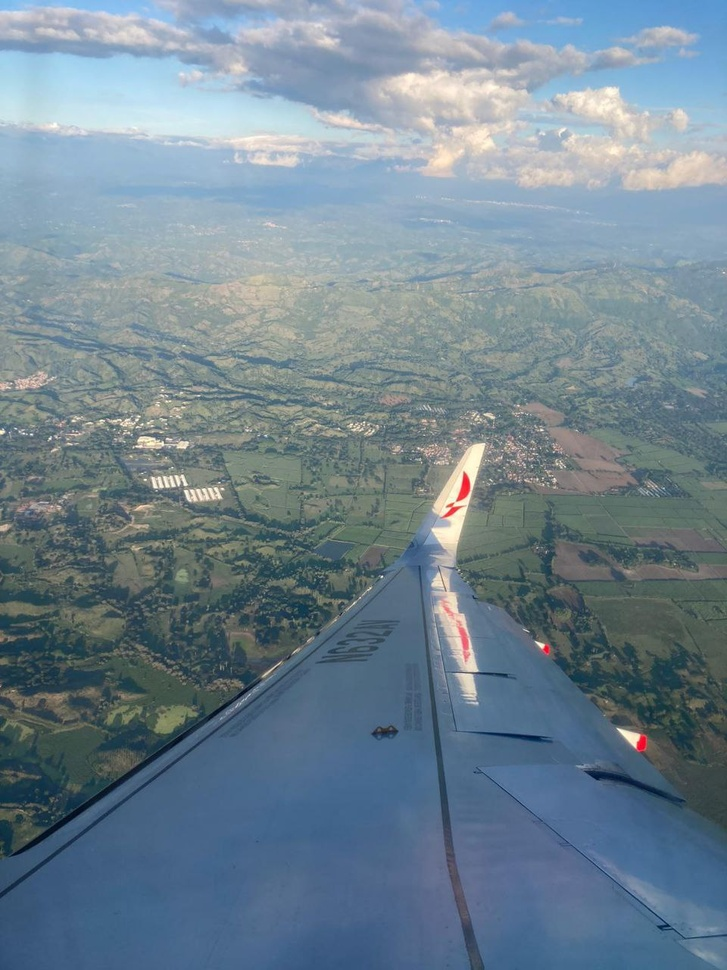
#> input picture src/images/flight.jpg, 727 x 970 px, shrunk from 960 x 1280 before the run
$ python -i dehazer.py   (imports and definitions only)
#> lines starting #> are read from the running program, lines starting #| are printed output that depends on the picture
import cv2
import numpy as np

# Load the image and convert to the right format
def load_image(path):
    # Read the image
    image = cv2.imread(path)

    # Convert from BGR to RGB (since default is BGR)
    image = cv2.cvtColor(image, cv2.COLOR_BGR2RGB)

    # Normalize the image to [0,1] range
    image = image / 255.0
    return image

# 1. Estimate the dark channel of the image
def get_dark_channel(image, patch_size=15):
    # Find the minimum pixel value across all channels (R,G,B) for each pixel
    min_channel = np.min(image, axis=2)

    # Create a square structuring element for the erosion operation
    kernel = cv2.getStructuringElement(cv2.MORPH_RECT, (patch_size, patch_size))

    # Erode the minimum channel to get the dark channel
    dark_channel = cv2.erode(min_channel, kernel)
    return dark_channel

# 2. Estimate the atmospheric light in the image
def get_atmospheric_light(image, dark_channel, top_percent=0.0001):
    # Flatten the dark channel to a 1D array for further operations
    flat_dark = dark_channel.ravel()

    # Calculate the number of pixels corresponding to the top percentage
    num_pixels = flat_dark.size
    num_brightest = int(num_pixels * top_percent)

    # Get the indices of the brightest pixels in the dark channel
    indices = np.argpartition(flat_dark, -num_brightest)[-num_brightest:]

    # Convert the obtained indices back to 2D indices in the original image
    brightest_pixels = np.unravel_index(indices, dark_channel.shape)

    # Calculate the mean color of the brightest pixels to estimate the atmospheric light
    atmospheric_light = np.mean(image[brightest_pixels], axis=0)
    return atmospheric_light

# 3. Estimate the transmission map and refine it
def refine_transmission(image, transmission, radius=60, epsilon=1e-3):
    # Convert the image to an 8-bit format for processing
    image = (image * 255).astype(np.uint8)

    # Convert the image to grayscale (used as guidance image)
    gray = cv2.cvtColor(image, cv2.COLOR_RGB2GRAY)

    # Apply guided filtering to refine the transmission map
    refined_transmission = cv2.ximgproc.guidedFilter(
        guide=gray.astype(np.float32),
        src=transmission.astype(np.float32),
        radius=radius,
        eps=epsilon
    )
    return refined_transmission

def get_transmission_map(image, atmospheric_light, patch_size=15, omega=0.95):
    # Normalize the image by dividing each pixel by the atmospheric light
    norm_image = image / atmospheric_light

    # Calculate the dark channel of the normalized image
    dark_channel = get_dark_channel(norm_image, patch_size)

    # Estimate the transmission using the dark channel and omega parameter
    transmission = 1 - omega * dark_channel

    # Ensure that the transmission is between 0.1 and 1 (to avoid dark skies)
    transmission = np.clip(transmission, 0.1, 1)

    # Refine the transmission map using guided filtering
    refined_transmission = refine_transmission(image, transmission)
    return refined_transmission

# 4. Recover the haze-free image
def recover_image(image, transmission, atmospheric_light, t0=0.1):
    # Ensure transmission values are not too low (avoid division by zero)
    transmission = np.maximum(transmission, t0)

    # Recover the haze-free image using the proper formula (obtained from the refrence paper)
    J = (image - atmospheric_light) / transmission[..., np.newaxis] + atmospheric_light

    # Clip the values to ensure the result is within [0, 1]
    J = np.clip(J, 0, 1)

    return J

# Full dehazing pipeline
def dehaze_image(image_path):
    image = load_image(image_path)
#> in load_image, image is the input picture: shape (970, 727, 3); mean B, G, R 145.1, 132, 112.7

    dark_channel = get_dark_channel(image)
#> in get_dark_channel, `dark_channel = cv2.erode(min_channel, kernel)`:
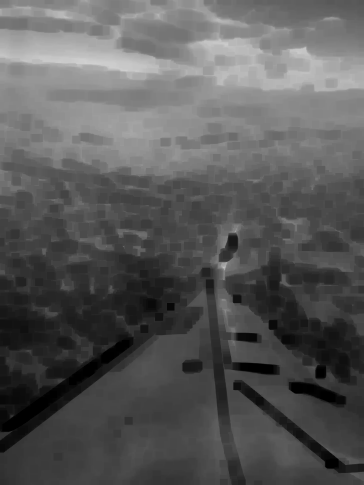
#> dark_channel: shape (970, 727) float64 (shown at 1/2 size); min 0, max 0.82, mean 0.347
    atmospheric_light = get_atmospheric_light(image, dark_channel)
#> in get_atmospheric_light, `indices = np.argpartition(flat_dark, -num_brightest)[-num_brightest:]`: indices = 70 values, max 102760 at index 11, min 88137 at index 30, mean 91950.6
#> in get_atmospheric_light, `brightest_pixels = np.unravel_index(indices, dark_channel.shape)`: brightest_pixels = 70 positions, rows 121 to 141, columns 169 to 253
#> in get_atmospheric_light, `atmospheric_light = np.mean(image[brightest_pixels], axis=0)`: atmospheric_light = [0.834, 0.924, 0.94]
#> atmospheric_light = [0.834, 0.924, 0.94]
    transmission = get_transmission_map(image, atmospheric_light)
#> call 2 of get_dark_channel, with patch_size = 15
#> in get_dark_channel (call 2), `dark_channel = cv2.erode(min_channel, kernel)`:
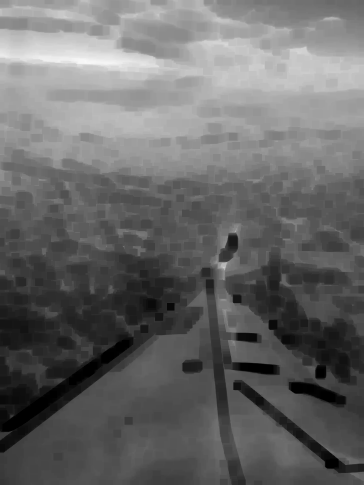
#> dark_channel: shape (970, 727) float64 (shown at 1/2 size); min 0, max 0.981, mean 0.409
#> in refine_transmission, `gray = cv2.cvtColor(image, cv2.COLOR_RGB2GRAY)`:
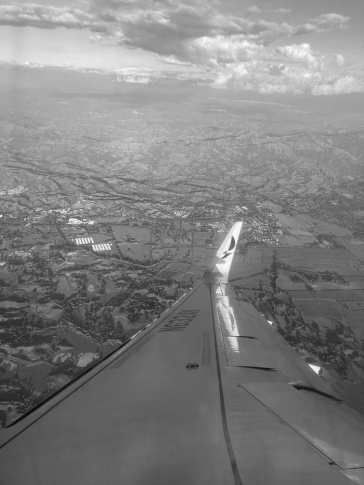
#> gray: shape (970, 727) (shown at 1/2 size); min 8, max 253, mean 127.7
#> in refine_transmission, `refined_transmission = cv2.ximgproc.guidedFilter( guide=gray.astype(np..`:
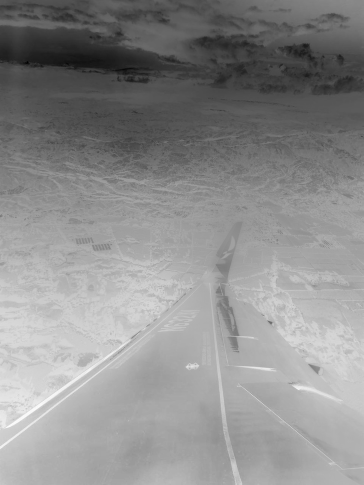
#> refined_transmission: shape (970, 727) float32 (shown at 1/2 size); min 0.0697, max 1.05, mean 0.611; drawn with min black and max white
    dehazed_image = recover_image(image, transmission, atmospheric_light)
#> in recover_image, `J = (image - atmospheric_light) / transmission[..., np.newaxis] + atmo..`:
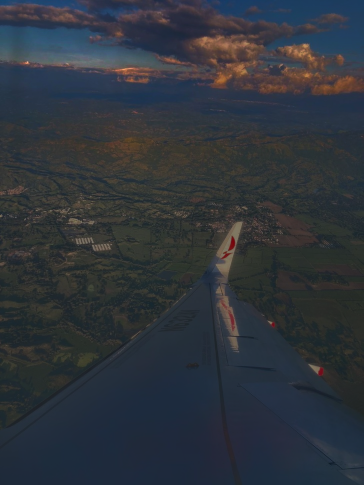
#> J: shape (970, 727, 3) float64 (shown at 1/2 size); mean R, G, B 0.226, 0.286, 0.365; drawn with min black and max white
#> in recover_image, `J = np.clip(J, 0, 1)`:
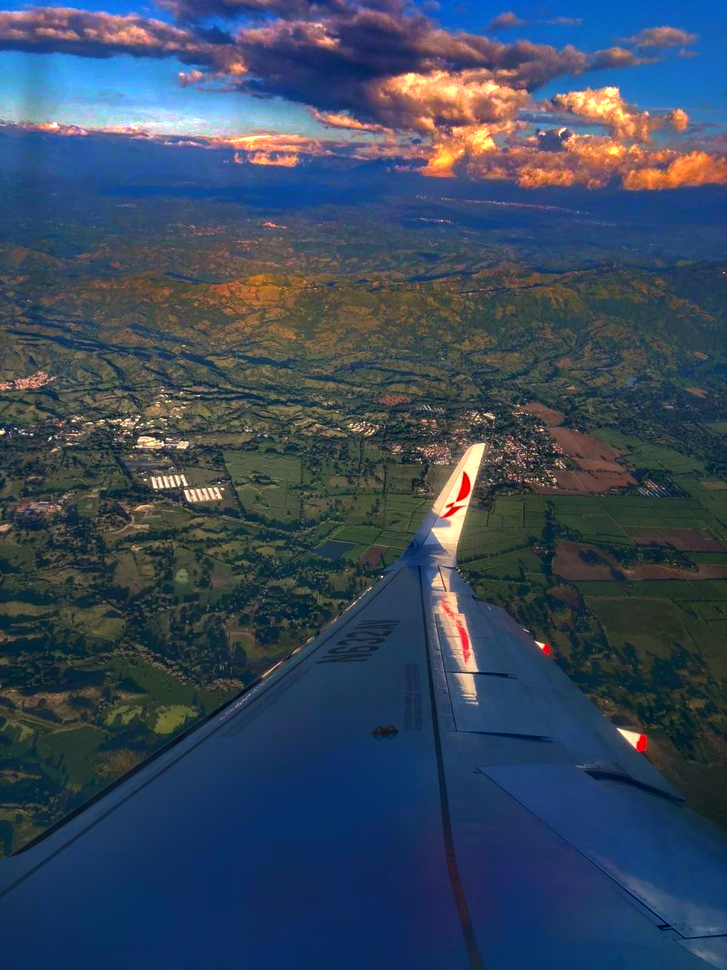
#> J: shape (970, 727, 3) float64; mean R, G, B 0.224, 0.286, 0.365
    return (image, dark_channel, transmission, dehazed_image)

>>> result = dehaze_image('images/flight.jpg')

$ run again, on src/images/forest.jpg
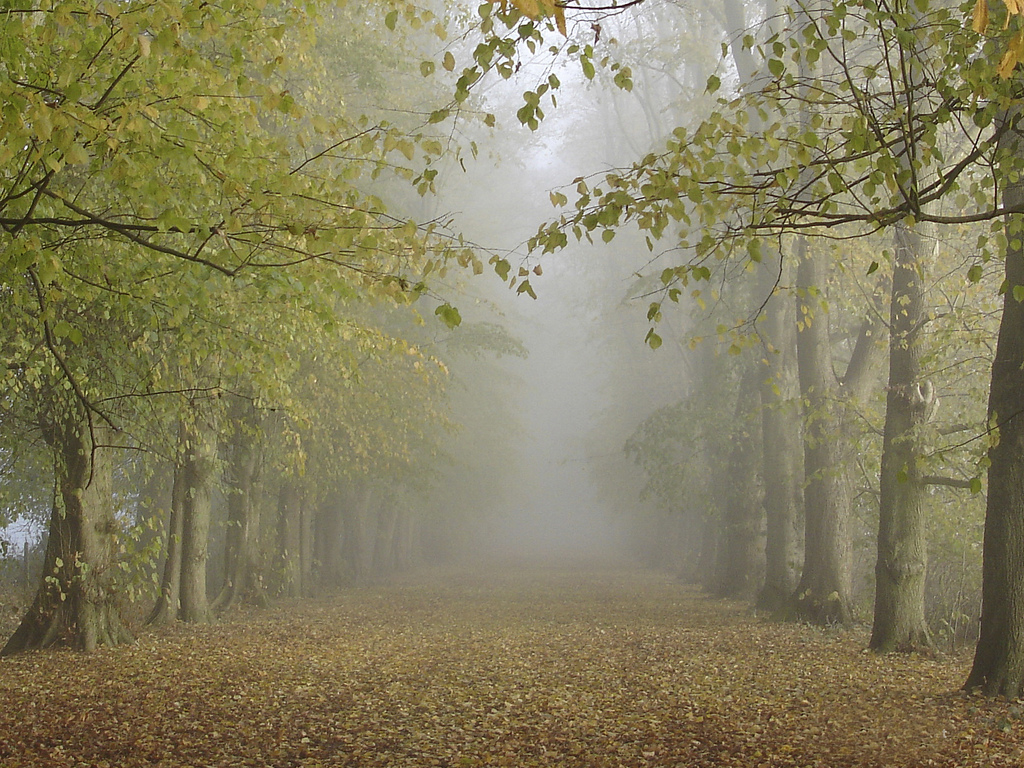
#> input picture src/images/forest.jpg, 1024 x 768 px
#> in load_image, image is the input picture: shape (768, 1024, 3); mean B, G, R 94.7, 127.1, 133.5
#> in get_dark_channel, `dark_channel = cv2.erode(min_channel, kernel)`:
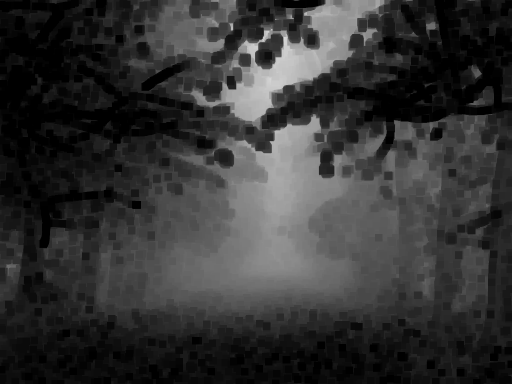
#> dark_channel: shape (768, 1024) float64 (shown at 1/2 size); min 0, max 0.847, mean 0.202
#> indices = 78 values, max 167453 at index 9, min 76343 at index 62, mean 108027.4
#> brightest_pixels = 78 positions, rows 74 to 163, columns 539 to 572
#> in get_atmospheric_light, `atmospheric_light = np.mean(image[brightest_pixels], axis=0)`: atmospheric_light = [0.903, 0.913, 0.947]
#> in recover_image, `J = np.clip(J, 0, 1)`:
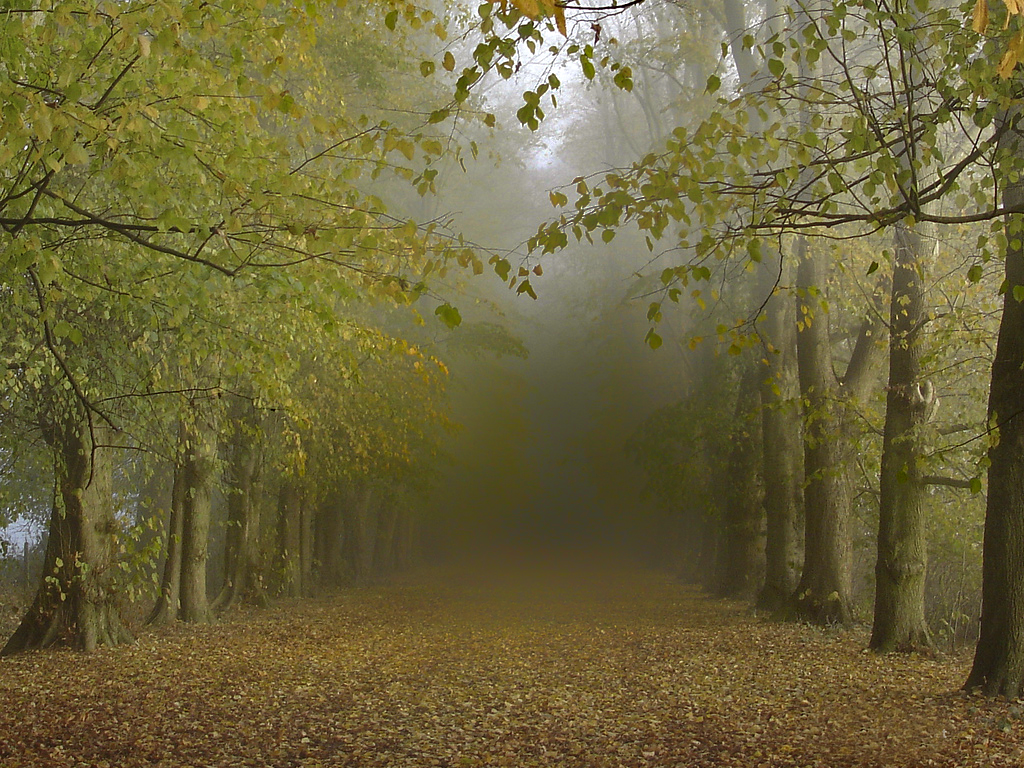
#> J: shape (768, 1024, 3) float64; mean R, G, B 0.43, 0.397, 0.235

$ run again, on src/images/horizon.jpg
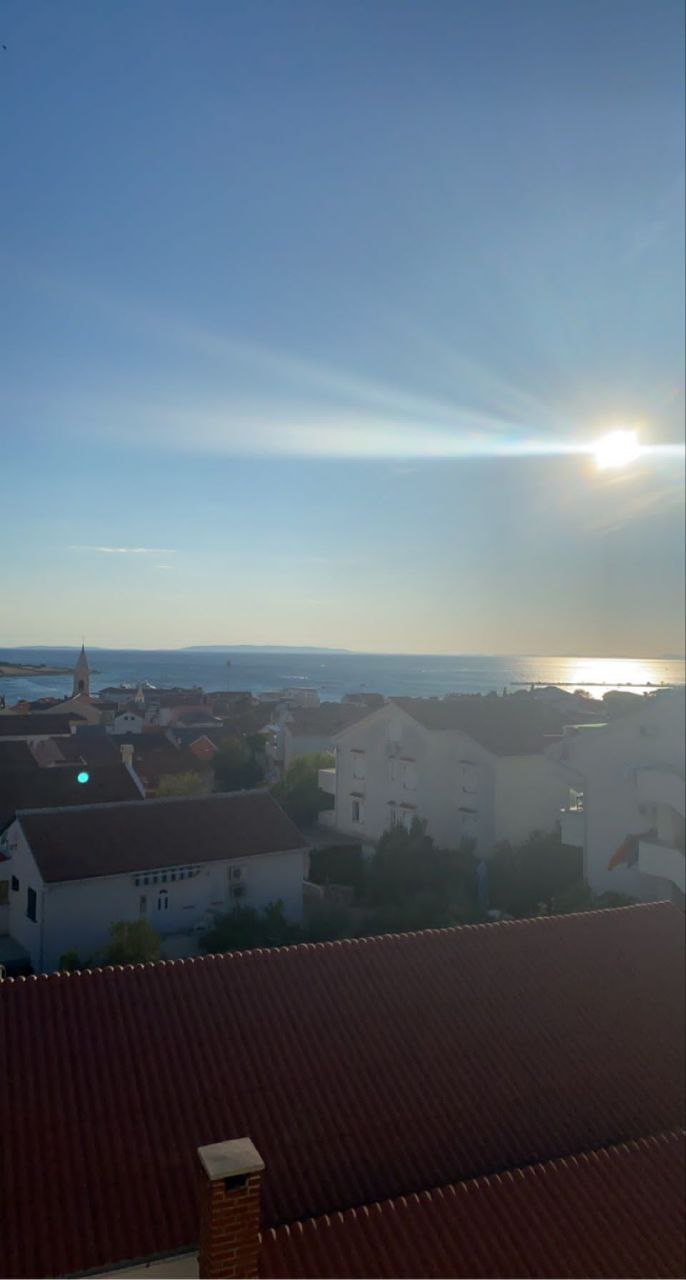
#> input picture src/images/horizon.jpg, 686 x 1280 px
#> in load_image, image is the input picture: shape (1280, 686, 3); mean B, G, R 117.4, 104.9, 93.3
#> in get_dark_channel, `dark_channel = cv2.erode(min_channel, kernel)`:
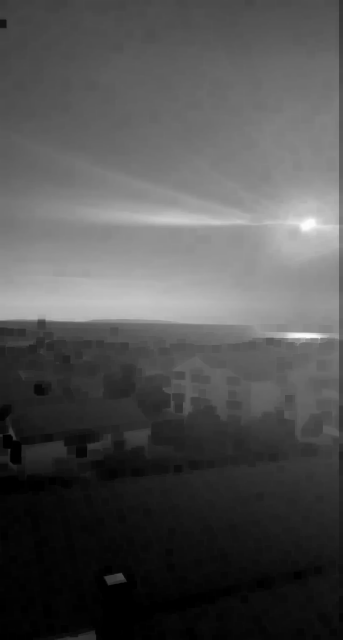
#> dark_channel: shape (1280, 686) float64 (shown at 1/2 size); min 0, max 1, mean 0.318
#> indices = 87 values, max 461599 at index 5, min 303827 at index 66, mean 314130.9
#> brightest_pixels = 87 positions, rows 442 to 672, columns 604 to 626
#> in get_atmospheric_light, `atmospheric_light = np.mean(image[brightest_pixels], axis=0)`: atmospheric_light = [1, 1, 0.999]
#> in recover_image, `J = np.clip(J, 0, 1)`:
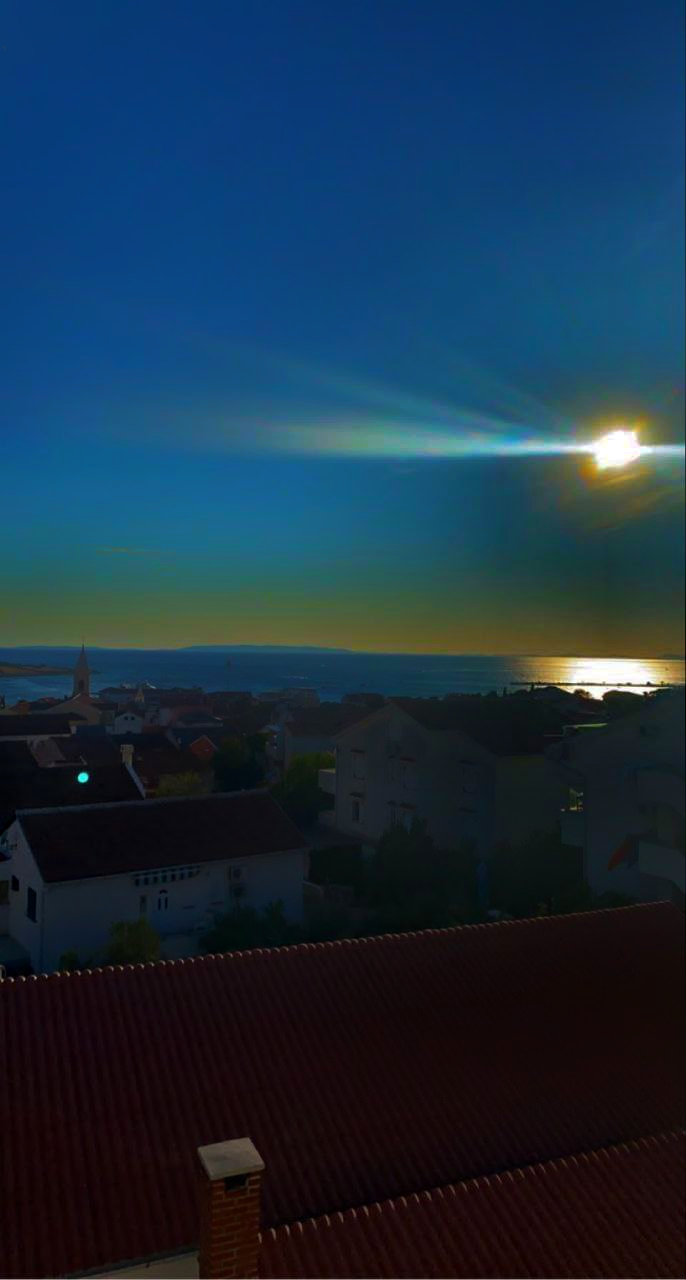
#> J: shape (1280, 686, 3) float64; mean R, G, B 0.103, 0.196, 0.272
